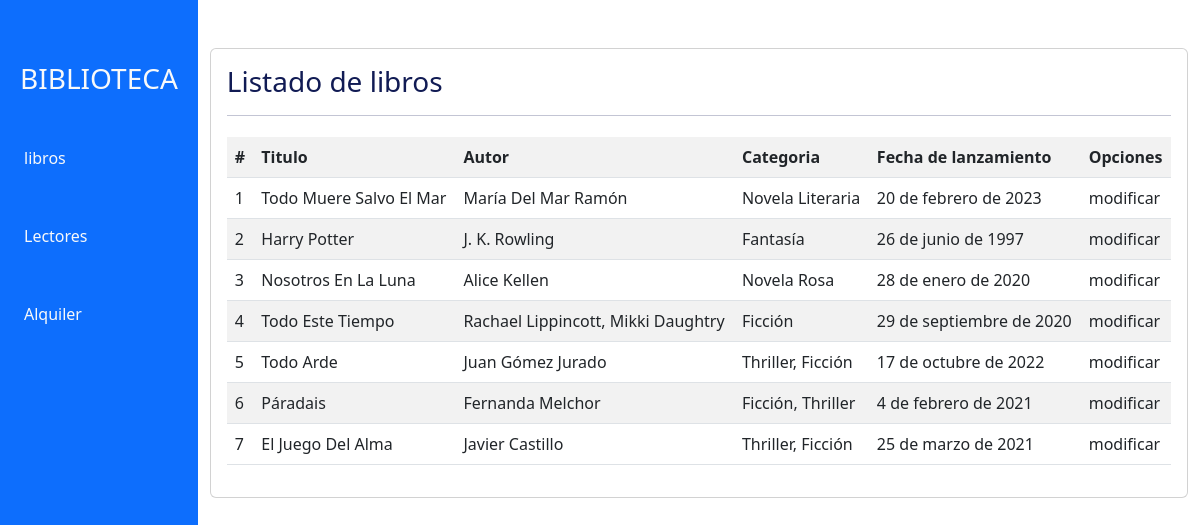
The page / on the database its author committed.
### libreriaapp/models.py (models this page shows, shortened)
class libros(models.Model):
    id=models.BigAutoField(verbose_name='id', serialize=False, auto_created=True, primary_key=True )
    titulo=models.CharField(max_length=45)
    autor=models.CharField(max_length=50)
    categoria=models.CharField(max_length=28)
    fecha_lanzamiento=models.DateField()
    class Meta:
        db_table= 'libros'
        ordering= ['id']

### libreriaapp/views.py (the view)
# urls.py: path('', inicio, name='inicio'),
def inicio(request):
    libro= libros.objects.all()
    data={
        'libros': libro
    }
    return render(request,'libreriaapp/inicio.html',data)

### libreriaapp/templates/libreriaapp/inicio.html (shortened to what this page needs)
<!DOCTYPE html>
<html lang="en">
<head>
</head>
<body>
{% extends 'libreriaapp/base.html' %}
{% block contenido %}
{% load humanize %}
<div class="card" id="card">
    <div class="card-body ">
        <h3>Listado de libros</h3>
        <hr>
        <table class="table table-striped table-hover table-responsive-sm">
<tr>
    <th>#</th>
    <th>Titulo</th>
    <th>Autor</th>
    <th>Categoria</th>
    <th>Fecha de lanzamiento</th>
    <th>Opciones</th>
</tr>
    {% for p in libros %}
      <tr>
        <td>{{ p.id }}</td>
        <td>{{ p.titulo | title}}</td>
        <td>{{ p.autor |title}}</td>
        <td>{{ p.categoria |title}}</td>
        <td>{{ p.fecha_lanzamiento }}</td>
        <td>
            <a>modificar</a>
        </td>
      </tr>
            {% endfor %}
        </table>
    </div>
</div>
{% endblock %}

### libreriaapp/templates/libreriaapp/base.html (shortened to what this page needs)
{% load static %}
<!DOCTYPE html>
<html lang="en">
<head>
     <link rel="stylesheet" type="text/css" href="{% static 'css/styles.css' %}">
<link href="https://cdn.jsdelivr.net/npm/bootstrap@5.3.0-alpha1/dist/css/bootstrap.min.css" rel="stylesheet">
    <link href="https://unpkg.com/ionicons@4.5.10-0/dist/css/ionicons.min.css" rel="stylesheet">
</head>
<body>
<div class="d-flex">
    <div id="sidebar-container" class="bg-primary">
        <div class="logo">
            <br>
            <br>
            <h3 class="text-light font-weight-bold"> BIBLIOTECA</h3>
             </div>
        <div class="menu">
            <a href="{% url 'inicio' %}" class="nav-link text-light p-4">      libros</a>
            <a href="{% url 'ulectof' %}" class="nav-link text-light p-4 ">      Lectores</a>
            <a href="{% url 'alquilerf' %}" class="nav-link text-light p-4">      Alquiler</a>
        </div>
    </div>
    <div class='container py-5' id="contenido">
        {% block contenido %}
        {% endblock %}
    </div>
     </div>
</body>
</html>

### libreriaapp/static/css/styles.css (style rules this page uses)
:root { --primary: #111B54; --light: #ffffff; --grey: #efefef; }
body { overflow: hidden; font-family:'Mulish', sans-serif; font-weight: 300; color: var(--primary); }
.bg-primary { background-color: var(--primary) !important; }
#sidebar-container { min-height: 100vh; }
#sidebar-container .logo { padding: .875rem 1.25rem; }
#sidebar-container .menu { width:12rem; text-decoration: none; }
#card .card-body { color: var(--primary); }
hr { border-top: 2px solid #5fc3e6; border-bottom: 2px solid #3fe4d2; border-left:none; border-right:none; height: 6px; }

### rows shown on the page
libros: id "1", titulo "Todo Muere Salvo El Mar", autor "María Del Mar Ramón", categoria "Novela Literaria", fecha_lanzamiento "20 de febrero de 2023"
libros: id "2", titulo "Harry Potter", autor "J. K. Rowling", categoria "Fantasía", fecha_lanzamiento "26 de junio de 1997"
libros: id "3", titulo "Nosotros En La Luna", autor "Alice Kellen", categoria "Novela Rosa", fecha_lanzamiento "28 de enero de 2020"
libros: id "4", titulo "Todo Este Tiempo", autor "Rachael Lippincott, Mikki Daughtry", categoria "Ficción", fecha_lanzamiento "29 de septiembre de 2020"
libros: id "5", titulo "Todo Arde", autor "Juan Gómez Jurado", categoria "Thriller, Ficción", fecha_lanzamiento "17 de octubre de 2022"
libros: id "6", titulo "Páradais", autor "Fernanda Melchor", categoria "Ficción, Thriller", fecha_lanzamiento "4 de febrero de 2021"
libros: id "7", titulo "El Juego Del Alma", autor "Javier Castillo", categoria "Thriller, Ficción", fecha_lanzamiento "25 de marzo de 2021"
